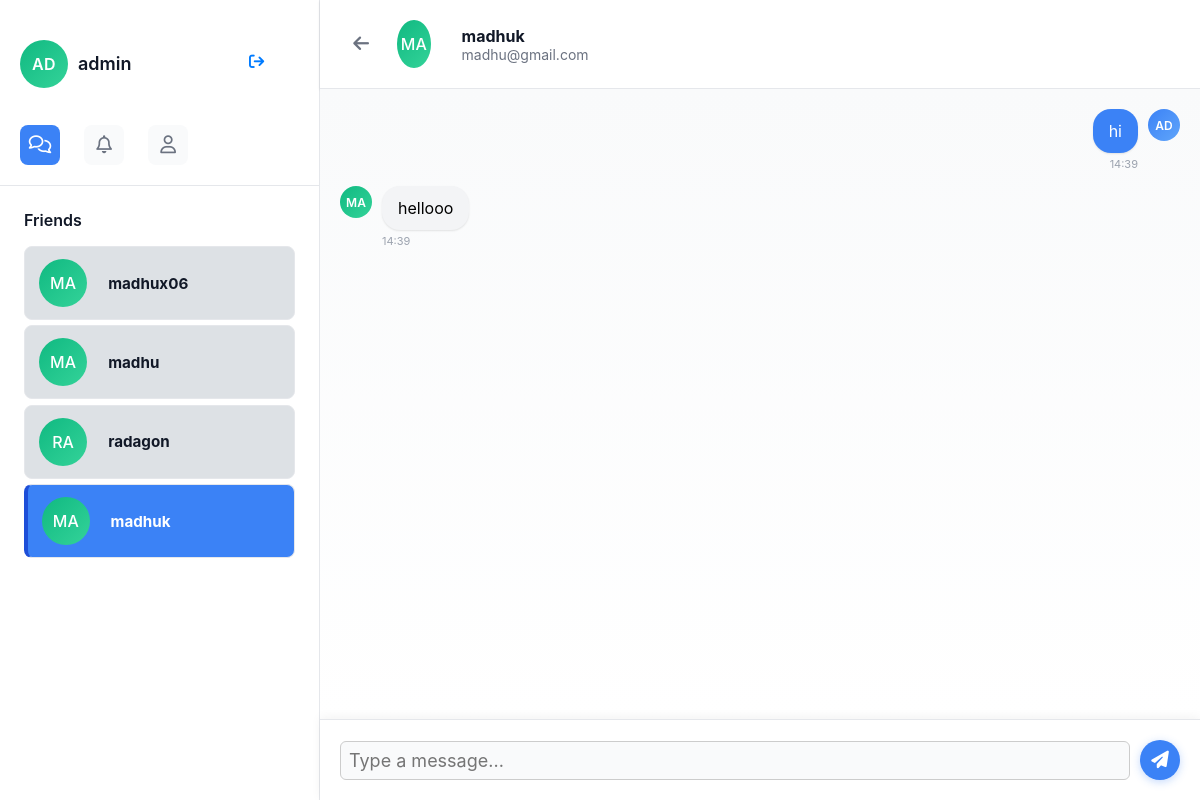
The app's page /chat/6 (signed in) with its own data.
### app.py (models this page shows)
class User(UserMixin, db.Model):
    id = db.Column(db.Integer, primary_key=True)
    username = db.Column(db.String(200), unique=True, nullable=False)
    password = db.Column(db.String(200), nullable=False)
    email = db.Column(db.String(200), unique=True, nullable=False)
    created_at = db.Column(db.DateTime, default=datetime.utcnow)

class Message(db.Model):
    id = db.Column(db.Integer, primary_key=True)
    sender_id = db.Column(db.Integer, db.ForeignKey('user.id'), nullable=False)
    room_id = db.Column(db.Integer, db.ForeignKey('chat_room.id'), nullable=False)
    content = db.Column(db.String(700))
    timestamp = db.Column(db.DateTime, default=datetime.utcnow)
    sender = db.relationship("User", backref="messages", lazy=True)

### app.py (the view)
@app.route('/chat/<int:friend_id>')
@login_required
def chat_with_friend(friend_id):
    friendship = Friend.query.filter(
        Friend.status == "accepted",
        ((Friend.user_id == current_user.id) & (Friend.friend_id == friend_id)) |
        ((Friend.user_id == friend_id) & (Friend.friend_id == current_user.id))
    ).first()
    if not friendship:
        flash("You can only chat with friends")
        return redirect(url_for('chat'))
    friend = User.query.get_or_404(friend_id)
    room = get_or_create_chat_room(current_user.id, friend_id)
    friends = get_user_friends()
    messages = Message.query.filter_by(room_id=room.id).order_by(Message.timestamp).all()
    return render_template('chat_room.html',
                         friend=friend,
                         room=room,
                         messages=messages,
                         friends=friends)

### app.py (called while the page is built, shortened)
def get_user_friends():
    friends = db.session.query(Friend, User).join(
        User,
        (User.id == Friend.friend_id) | (User.id == Friend.user_id)
    ).filter(
        Friend.status == "accepted",
        ((Friend.user_id == current_user.id) | (Friend.friend_id == current_user.id)),
        User.id != current_user.id
    ).all()
    return [friend[1] for friend in friends]

def get_or_create_chat_room(user1_id, user2_id):
    existing_room = db.session.query(ChatRoom).join(ChatMembership).filter(
        ChatRoom.is_group == False,
        ChatMembership.user_id.in_([user1_id, user2_id])
    ).group_by(ChatRoom.id).having(db.func.count(ChatMembership.user_id) == 2).first()
    if existing_room:
        return existing_room

@login_manager.user_loader
def load_user(user_id):
    return User.query.get(int(user_id))

### templates/chat_room.html (shortened to what this page needs)
<!DOCTYPE html>
<html>
<head>
    <link rel="stylesheet" href="/static/css/style.css">
</head>
<body class="messages-page" data-room-id="{{ room.id }}" data-current-user-id="{{ current_user.id }}" data-current-username="{{ current_user.username }}">
    <div class="main-container">
        <div class="side-bar">
            <div class="profile-header">
                <div class="user-profile">
                    <div class="user-profile-info">
                        <div id="imge">{{ current_user.username[:2].upper() }}</div>
                        <div class="same" id="name">{{ current_user.username }}</div>
                        <div class="logout-button"><a href="/login"><i class="fa-solid fa-arrow-right-from-bracket"></i></a></div>
                    </div>
                </div>
                <div class="csb-options">
                    <a href="/chat"><i class="fa-regular fa-comments"></i></a>
                    <a href="/friend_requests"><i class="fa-regular fa-bell"></i></a>
                    <a href="/add_friend"><i class="fa-regular fa-user"></i></a>
                </div>
            </div>
            <div class="profile-body">
                <h3>Friends</h3>
                <div id="friends-list">
                    {% for f in friends %}
                    <div class="other-users {% if f.id == friend.id %}active{% endif %}" onclick="window.location.href='/chat/{{ f.id }}'">
                        <div style="display: flex; align-items: center;">
                            <div class="user-avatar" style="width: 20%;">{{ f.username[:2].upper() }}</div>
                            <div style="margin-left: 5px;">
                                <div style="font-weight: bold;">{{ f.username }}</div>
                            </div>
                        </div>
                    </div>
                    {% endfor %}
                </div>
            </div>
        </div>
        <div class="main-body">
            <div class="chat-header">
                <button class="back-btn" onclick="window.location.href='/chat'">
                    <i class="fa-solid fa-arrow-left"></i>
                </button>
                <div class="user-avatar" style="width: 4%">{{ friend.username[:2].upper() }}</div>
                <div>
                    <div style="font-weight: bold; color: #111827;">{{ friend.username }}</div>
                    <div style="font-size: 14px; color: #6b7280;">{{ friend.email }}</div>
                </div>
            </div>
            <div class="chat-messages" id="chat-messages">
                {% for message in messages %}
                <div class="message {% if message.sender_id == current_user.id %}outgoing-msg{% else %}incoming-msg{% endif %}">
                    <div class="message-avatar">{{ message.sender.username[:2].upper() }}</div>
                    <div>
                        <div class="message-content">{{ message.content }}</div>
                        <div class="message-time">{{ message.timestamp.strftime('%H:%M') }}</div>
                    </div>
                </div>
                {% endfor %}
            </div>
            <div class="chat-input-area">
                <input type="text" id="messageInput" class="chat-input" placeholder="Type a message..." />
                <button class="send-btn" onclick="sendMessage()">
                    <i class="fa-solid fa-paper-plane"></i>
                </button>
            </div>
        </div>
    </div>
</body>
</html>

### templates/chat_room.html (style rules this page uses)
.chat-messages { flex: 1; padding: 20px; overflow-y: auto; display: flex; flex-direction: column; gap: 15px; }
.message { display: flex; align-items: flex-start; gap: 10px; max-width: 70%; }
.outgoing-msg { align-self: flex-end; flex-direction: row-reverse; }
.incoming-msg { align-self: flex-start; }
.message-avatar { width: 32px; height: 32px; border-radius: 50%; background: linear-gradient(135deg, #10b981, #34d399); display: flex; align-items: center; justify-content: center; font-weight: 600; color: #fff; font-size: 12px; }
.message-content { background: #f3f4f6; padding: 12px 16px; border-radius: 18px; max-width: 100%; word-wrap: break-word; }
.outgoing-msg .message-content { background: #3b82f6; color: white; }
.message-time { font-size: 11px; color: #9ca3af; margin-top: 4px; }
.chat-input-area { padding: 20px; border-top: 1px solid #e5e7eb; display: flex; gap: 10px; align-items: center; }
.chat-input { flex: 1; padding: 12px 16px; border: 1px solid #d1d5db; border-radius: 25px; font-size: 14px; outline: none; }
.send-btn { width: 40px; height: 40px; border: none; background: #3b82f6; color: white; border-radius: 50%; cursor: pointer; display: flex; align-items: center; justify-content: center; }
.chat-header { padding: 20px; border-bottom: 1px solid #e5e7eb; display: flex; align-items: center; gap: 15px; }
.back-btn { padding: 8px; border: none; background: transparent; cursor: pointer; border-radius: 50%; color: #6b7280; font-size: 18px; }

### records on screen
User: username "AD", username "admin"
User: username "MA", username "madhux06"
User: username "MA", username "madhu"
User: username "RA", username "radagon"
User: username "MA", username "madhuk", email "madhu@gmail.com"
Message: sender "AD", content "hi", timestamp "14:39"
Message: sender "MA", content "hellooo", timestamp "14:39"
